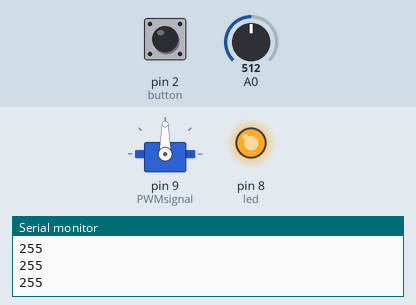
Bench run of a sketch on a simulated Arduino Uno, built with avr-gcc and run on an emulated ATmega328P. On the bench: servo, output pins drawn as LEDs (lit = HIGH), the last lines printed to the serial monitor. The test bench sets the inputs (shaded band); at power-on: A0 = 512, pin 2 (button) HIGH.

Above: at 4.3 s.
4.4 s: A0 set to 76
5.9 s: A0 set to 62
At 7.1 s:
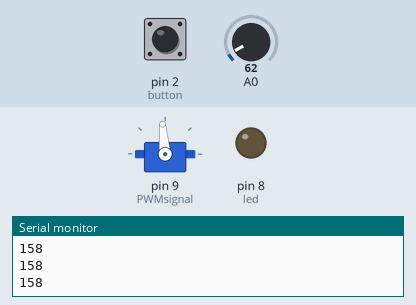
7.4 s: pin 2 (button) pulled LOW for 0.15 s
At 8.2 s:
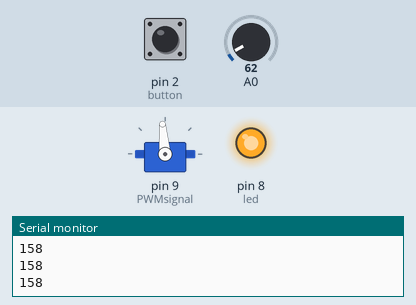
10.5 s: A0 set to 122
At 11.6 s:
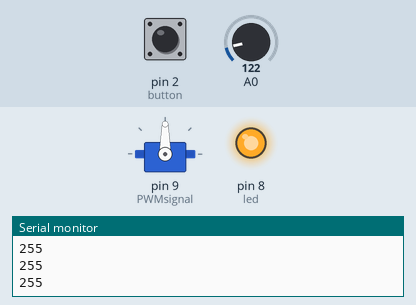
12.0 s: A0 set to 0
At 13.1 s:
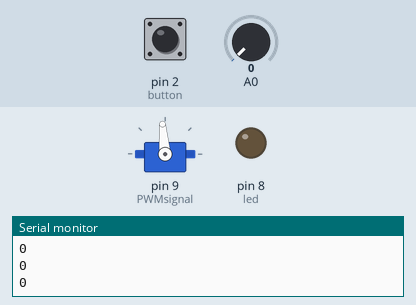
Timing chart, 0 to 14.5 s (numbered marks = the images above; inputs shaded):
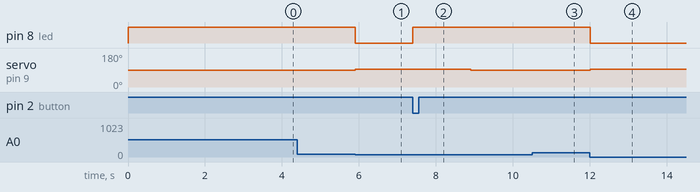

The sketch:

servo_intro.ino
```cpp
/*
*  Based off arduino example code "sweeper".
*
*  This was written for use with the tutorial at:
*  https://github.com/SLERP/slerp-base/wiki/Introduction-to-the-Servo
*
*  It will continue to rotate the servo (via PWM) until the voltage on A0 goes
*  below the threshold. Using a digital input, the sequence will be reset
*
*/

#include <Servo.h>        // file that tells servo_intro code about servos

Servo myservo;            // create servo object to control w/ arduino commands

/*
*  Servo Behavior (Parallax Continuous Rotation)
*
*  Use myservo.writeMicroseconds(uS) to enact motion
*
*      uS  |  1300  ->  1500  |  1509  ->  1516  |  1520  ->  1700
*    Speed |  HIGH      LOW   |    STOPPED       |  LOW       HIGH
* Direction|    Clockwise     |                  |    Counter-CW
*
*/

//Pin Configuration
int led = 8;
int button = 2;
int PWMsignal = 9;

// Some state variables
bool intrcv = HIGH;                       //flag for interrupt
int velocity = 1500;                      //slow, CW movement
int onerot = 9000;                        //time for full rotation
int STOP = 1510;                          //stops servo
int lighthreshold = 180;                  //based on ambient lighting conditions

// the setup routine runs once when you press reset
void setup()
{
  myservo.attach(PWMsignal, 1300, 1700);      // designates the pin for the servo &
                                              // provides the min & max for PWM signal

  pinMode(led, OUTPUT);                       // set LED pin to power LED
  digitalWrite(button, HIGH);                 // turn on pullup resistors
  attachInterrupt(0, inthandler, FALLING);    //set button to interrupt
  Serial.begin(9600);                         // Serial output for debug
}

// the loop routine runs over and over again forever;
void loop ()
{
  //This conditional statement will be true if the button is pressed
  if (intrcv)
  {
    digitalWrite(led, HIGH);                    //Turn LED on
    delay(1500);                                //Wait 1.5secs for LED

    //rotate for 2 seconds to clear block from light path
    myservo.writeMicroseconds(velocity);        //command to rotate motor (see note)
    delay(2000);                                //rotate for 2 seconds
    intrcv = LOW;
  }

  int photoValue = analogRead(A0);              //Check photodiode brightness

  //format photoValue
  photoValue = (float(photoValue)/100) * 255;
  if (photoValue > 255) {
   // 2^8 = 256
   photoValue = 255;
  }
  if (photoValue < 0 )  {
    photoValue = 0;
  }
  Serial.println(photoValue);                  //Output brightness for debug

  //This conditional statement will be true if the light path is covered
  if (photoValue < lighthreshold)
  {
    myservo.writeMicroseconds(STOP);           //stops servo
    digitalWrite(led, LOW);                    //turns off LED
   }
  //If the light path is not covered, rotate the motor
  else
  {
    myservo.writeMicroseconds(velocity);       // command to rotate motor (see note)
  }
}

//  the interrupt service routine will run when the button is pressed:
void inthandler()
{
  intrcv = HIGH;                               //set interrupt flag high
}
```

Measured:
- the behaviour switches between 71 and 70 on A0 (found by bisection; images 0 and 1)
- after the input at 5.9 s, pin 8 (led): HIGH → LOW at once; servo on pin 9 (PWMsignal): 90° → 95° at once
- after the input at 7.4 s, pin 8 (led): LOW → HIGH at once; servo on pin 9 (PWMsignal): 95° → 90° after 1.5 s
- after the input at 10.5 s, pin 8 (led): stays HIGH (without the input it goes to LOW after 0.40 s); servo on pin 9 (PWMsignal): stays 90° (without the input it goes to 95° after 0.40 s)
- after the input at 12.0 s, pin 8 (led): HIGH → LOW at once; servo on pin 9 (PWMsignal): 90° → 95° at once
